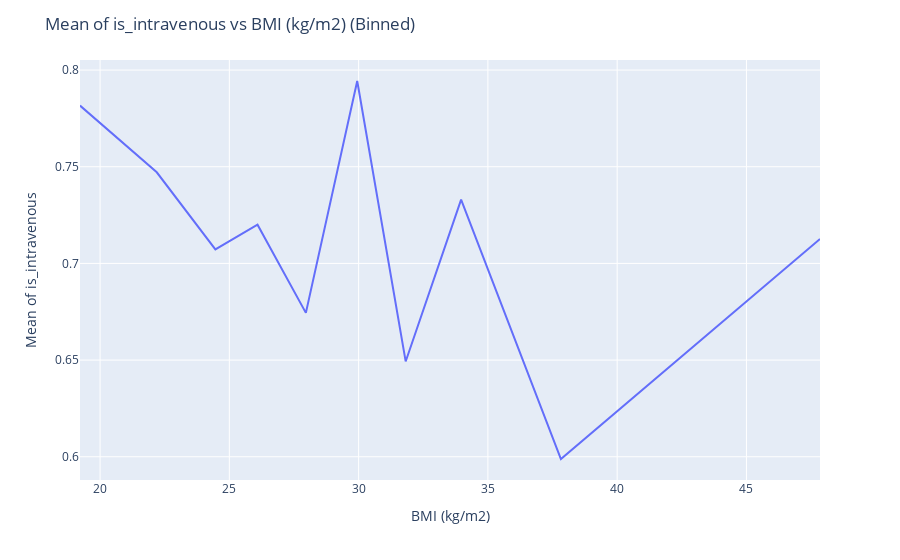

Write notebook code for a chart like this one.
### Code cell
col_1 = "BMI (kg/m2)"
col_2 = "is_intravenous"
plot_xy_distribution(glucose_insulin[glucose_insulin["died"] == 1], col_1, col_2)

### Figure 1 — Plotly figure (JSON) as saved in the notebook; plotly's stock layout.template omitted (floating-point values rounded to 4 significant figures)
{"data": [{"hovertemplate": "BMI (kg/m2)=%{x}<br>mean_is_intravenous=%{y}<extra></extra>", "legendgroup": "", "line": {"color": "#636efa", "dash": "solid"}, "mode": "lines", "name": "", "orientation": "v", "showlegend": false, "type": "scatter", "x": [19.22, 22.19, 24.46, 26.09, 27.96, 29.95, 31.82, 33.96, 37.82, 47.84], "xaxis": "x", "y": [0.7816, 0.7471, 0.7072, 0.72, 0.6744, 0.7943, 0.6493, 0.733, 0.5989, 0.7127], "yaxis": "y"}], "layout": {"legend": {"tracegroupgap": 0}, "margin": {"t": 60}, "title": {"text": "Mean of is_intravenous vs BMI (kg/m2) (Binned)"}, "xaxis": {"anchor": "y", "domain": [0, 1], "title": {"text": "BMI (kg/m2)"}}, "yaxis": {"anchor": "x", "domain": [0, 1], "title": {"text": "Mean of is_intravenous"}}}}
